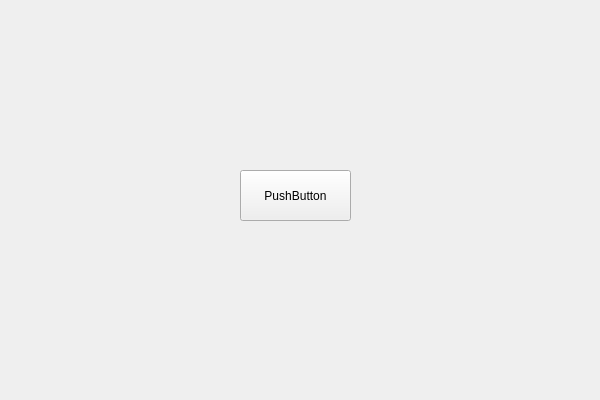
<?xml version="1.0" encoding="UTF-8"?>
<ui version="4.0">
 <class>TetrisClass</class>
 <widget class="QWidget" name="TetrisClass">
  <property name="geometry">
   <rect>
    <x>0</x>
    <y>0</y>
    <width>600</width>
    <height>400</height>
   </rect>
  </property>
  <property name="windowTitle">
   <string>Tetris</string>
  </property>
  <widget class="QPushButton" name="pushButton">
   <property name="geometry">
    <rect>
     <x>240</x>
     <y>170</y>
     <width>111</width>
     <height>51</height>
    </rect>
   </property>
   <property name="text">
    <string>PushButton</string>
   </property>
  </widget>
 </widget>
 <layoutdefault spacing="6" margin="11"/>
 <resources/>
 <connections/>
</ui>
